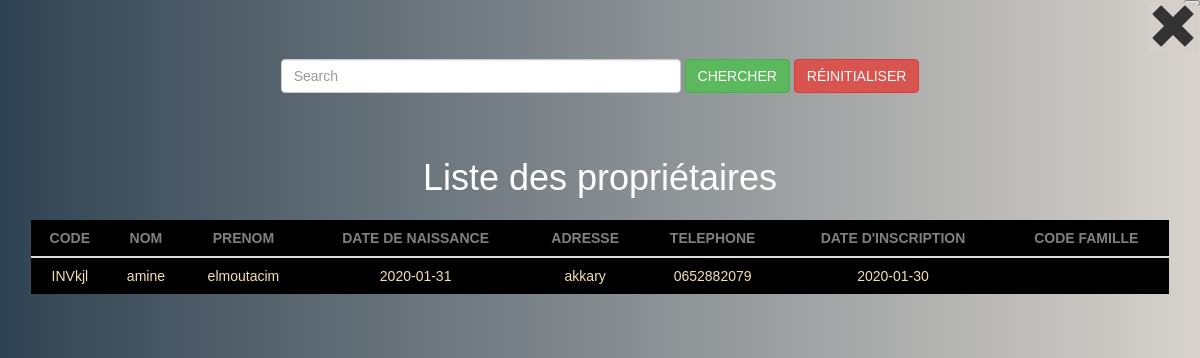
Page /liste_proprietaire.php (signed in) on the committed database.
### tables this page shows
CREATE TABLE `owners` (
  `owner_code` varchar(20) NOT NULL,
  `nom` varchar(15) NOT NULL,
  `prenom` varchar(15) NOT NULL,
  `date_naissance` date NOT NULL,
  `adresse` text NOT NULL,
  `telephone` varchar(12) NOT NULL,
  `date_inscription` date NOT NULL,
  `description` text,
  `code_frere` text
);

### liste_proprietaire.php (the view, shortened to what this page needs)
<?php
try {
 $connect = connection();
      $request = $connect->prepare('SELECT * FROM owners');
      $request->execute();
}
    catch (Exception $e) {
      $e->getMessage();
      }
?>
<!DOCTYPE html>
<html lang="en">
<head>
  <link rel="stylesheet" href="https://maxcdn.bootstrapcdn.com/bootstrap/3.4.1/css/bootstrap.min.css">
</head>
<body>
<div id="id01" class="modal">
<nav class="navbar text-center">
  <div class="container-fluid" >
     <form class="navbar-form " action="<?php $_SERVER['PHP_SELF'] ?>" method="GET">
      <div class="form-group">
        <input type="text" class="form-control" placeholder="Search" name="search" style="width: 400px;">
      </div>
      <button type="submit" class="btn btn-success " name="search_btn">CHERCHER</button>
      <button type="submit" class="btn  btn-danger" name="reset">RÉINITIALISER</button>
    </form>
  </div>
</nav>
    <div class="container text-center">
        <h1 id="title" >Liste des propriétaires</h1>
    <table class="table ">
    <thead>
      <tr>
       <th>CODE</th>
        <th>NOM</th>
        <th>PRENOM</th>
        <th>DATE DE NAISSANCE</th>
        <th>ADRESSE</th>
        <th>TELEPHONE</th>
        <th>DATE D'INSCRIPTION</th>
        <th>CODE FAMILLE</th>
      </tr>
    </thead>
    <tbody>
        <?php
         while($data=$request->fetch() ){
             ?>
             <tr>
        <td><?php echo $data['owner_code'];?></td>
        <td><?php echo $data['nom'];?></td>
        <td><?php echo $data['prenom'];?></td>
        <td><?php echo $data['date_naissance'];?></td>
        <td><?php echo $data['adresse'];?></td>
        <td><?php echo $data['telephone'];?></td>
        <td><?php echo $data['date_inscription'];?></td>
        <td><?php echo $data['code_famille'];?></td>
         </tr>
     <?php
         }
        ?>
    </tbody>
  </table>
  <form action="<?php echo htmlspecialchars($_SERVER['PHP_SELF']); ?>" method="GET">
        <button name="close"  id="close"> <span class="glyphicon glyphicon-remove" style="font-size: 50px;background-color:rgb(212,207,202)"></span></button>
      </form>
      </div>
    </div>
</body>
</html>

### liste_proprietaire.php (style rules this page uses)
body { font-family: Arial, Helvetica, sans-serif; background-color: #304352; background-color: -webkit-linear-gradient(to right, #304352, #d7d2cc); background-color: linear-gradient(to right, #304352, #d7d2cc); }
* { box-sizing: border-box; }
.container { padding: 16px; }
.glyphicon-remove,#close { position: absolute; top:0%; right: 0%; }
.modal { display:block; position: fixed; z-index: 1; left: 0; top: 0; align-items: center; width: 100%; height: 100%; overflow: auto; padding-top: 50px; background: #304352; background: -webkit-linear-gradient(to right, #304352, #d7d2cc); background: linear-gradient(to right, #304352, #d7d2cc); }
table { margin: 2% auto 15% auto; width: 90%; z-index: 9999; background-color: black; }
th { text-align: center; color: grey; }
tr { text-align: center; color:wheat; }
#title { color: white; }
.navbar { text-align: center; }

### rows in the picture
owners: owner_code "INVkjl", nom "amine", prenom "elmoutacim", date_naissance "2020-01-31", adresse "akkary", telephone "0652882079", date_inscription "2020-01-30"
